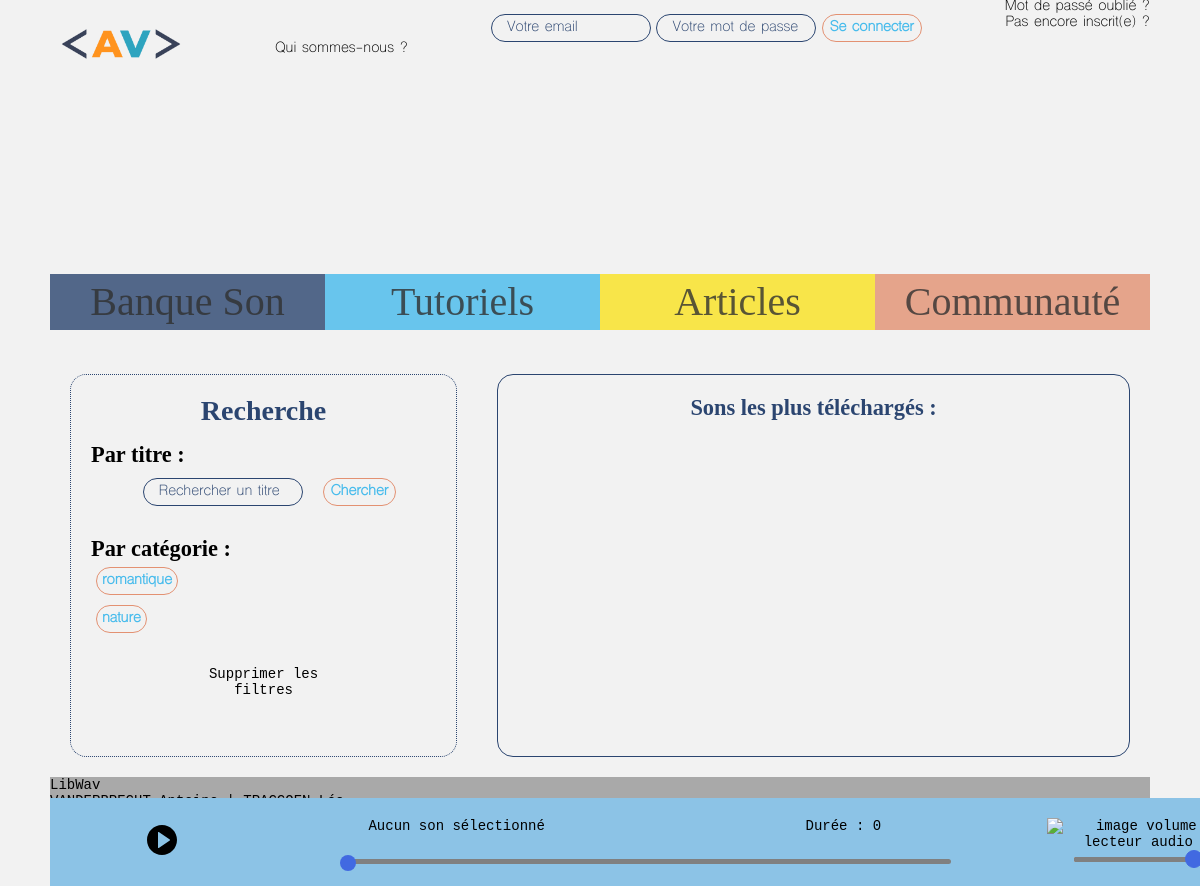
The app's page /?action=son&p=3, older data.
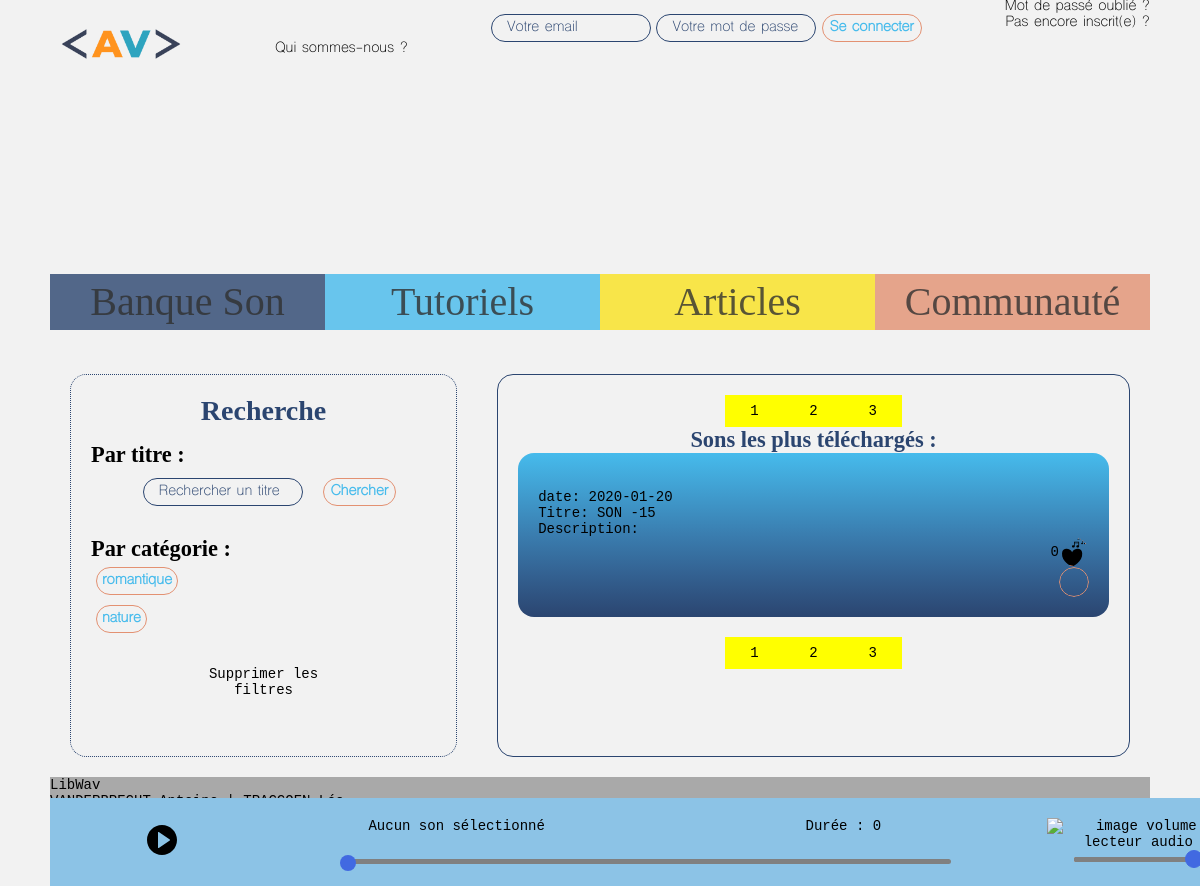
The same page, newer data.
### tables this page shows
CREATE TABLE IF NOT EXISTS `son_categorie` (
  `id` int(11) NOT NULL AUTO_INCREMENT,
  `categorie_name` varchar(255) NOT NULL,
  PRIMARY KEY (`id`)
);

CREATE TABLE IF NOT EXISTS `son` (
  `id` int(11) NOT NULL AUTO_INCREMENT,
  `lien_upload` varchar(255) NOT NULL,
  `titre` varchar(255) NOT NULL,
  `description` varchar(255) NOT NULL,
  `idCreateur` int(11) NOT NULL,
  `date_publi` date NOT NULL,
  `id_son_categorie` int(11) NOT NULL,
  `nb_telechargements` int(11) NOT NULL,
  PRIMARY KEY (`id`)
);

### vues/sound/filter_view.php (the view, shortened to what this page needs)
<section id="filtre_sidebar">
    <h2>Recherche</h2>
    <section id="filtres_recherche">
        <h3>Par titre :</h3>
    <form id='form_sound_search' method="post" action="?action=soundFilterSearch">
        <input required type="text" id="champ_filter" name="champ_filter" placeholder="Rechercher un titre">
        <input type="submit" value='Chercher' name="sound_search_submit" id="sound_search_submit">
    </form>
    </section>
    <section id="filtres_categories">
        <h3>Par catégorie :</h3>
        <?php
            $sql = "SELECT categorie_name FROM son_categorie WHERE id IN (SELECT id_son_categorie FROM son)";
            $query = $pdo->prepare($sql);
            $query->execute();
            while ($result = $query->fetch()) {
                echo "<form class='form_sound_search2' method='post' action='?action=soundFilter'>";
                echo "<input type='submit' class='categorie_name' value='" . $result['categorie_name'] . "'><br/>";
                echo "</form>";
            }
        ?>
    </section>
    <a id="del_filtres" href='?action=son'>Supprimer les filtres</a>
</section>

### assets/divers/functions_library.php (shortened to what this page needs)
<?php
function checkLikes($id_user,$id_contenu){
    global $pdo;
    $sql = "SELECT * FROM likes WHERE (id_user=? AND id_contenu=?)";
    $query = $pdo->prepare($sql);
    $query->execute(array($id_user,$id_contenu));
    $result = $query->fetch();
    return $result;
}
function countLikes($id_contenu){
    global $pdo;
    $sql = "SELECT * FROM likes WHERE id_contenu=?";
    $query = $pdo->prepare($sql);
    $query->execute(array($id_contenu));
    $total = 0;
    while ($result = $query->fetch()) {
        $total = $total +1;
    }
    return $total;
}
function AfficheSoundItem($result){
    if ($_SESSION ) {
        $idSession = $_SESSION['id'];
    } else {
        $idSession = 0;
    }
    echo "<div class='sound_item'>";
    echo "<br/><span class='sound_item_date'>date: ".$result['date_publi']."</span>";
    echo "<br/><span class='sound_item_titre'>Titre: ".$result['titre']."</span>";
    echo "<br/>"."Description: ".$result['description'];
    echo"<br/>";
    $totalLikes = countLikes($result['id']);
    $resultLike = checkLikes($idSession,$result['id']);
    if ($resultLike == false) {
        $style = "style='background-color:black'";
    } else {
        $style = "style='background-color:red'";
    }
    echo "<div class='sound_item_likes'>";
        echo "<form class='likesForm' method='POST' action='?action=like'>";
            echo "<input type='submit' name='like' value='' class='postMsg likes'" . $style . " >";
        echo "</form>";
        echo "<div class='nb_likes'>" . $totalLikes."</div>";
        echo"</div>";
        echo "<div class='sound_item_controls'>";
        echo "<form class='formReport' method='POST' action='?action=soundReport'>";
            echo "<input type='submit' name='reportsound' value='' class='reportsound'>";
        echo "</form>";
        echo "<form class='downloadForm' method='POST' action='?action=downloadSound'>";
            echo "<input type='submit' name='downloadsound' value='' class='downloadsound'>";
        echo "</form>";
        echo "<button class='btn_lecture'>";
        echo "</div>";
    echo "</div>";
}
function AffichePageLimit($offset, $limit) {
    global $pdo;
    $contenu = "SELECT * FROM son LIMIT $offset, $limit";
    $query_contenu = $pdo->prepare($contenu);
    $query_contenu->execute();
    while ($result = $query_contenu->fetch()) {
        afficheSoundItem($result);
    }
}
function AfficheNbPage($nb_sons){
    $nb_page = ($nb_sons / 10);
    echo "<div id='wrapper_nb_page'>";
    for($i=1; $i<=$nb_page;$i++){
        echo "<a class='numero_page' href='?action=son&p=".$i."'>$i</a>";
    }
    echo"</div>";
}
?>

Row changes from the older to the newer data that the page shows:
added son: date_publi "2020-01-20", titre "SON -15", totalLikes "0"
Text that changed along with them:
new list line: "1"
new list line: "2"
new list line: "3"
